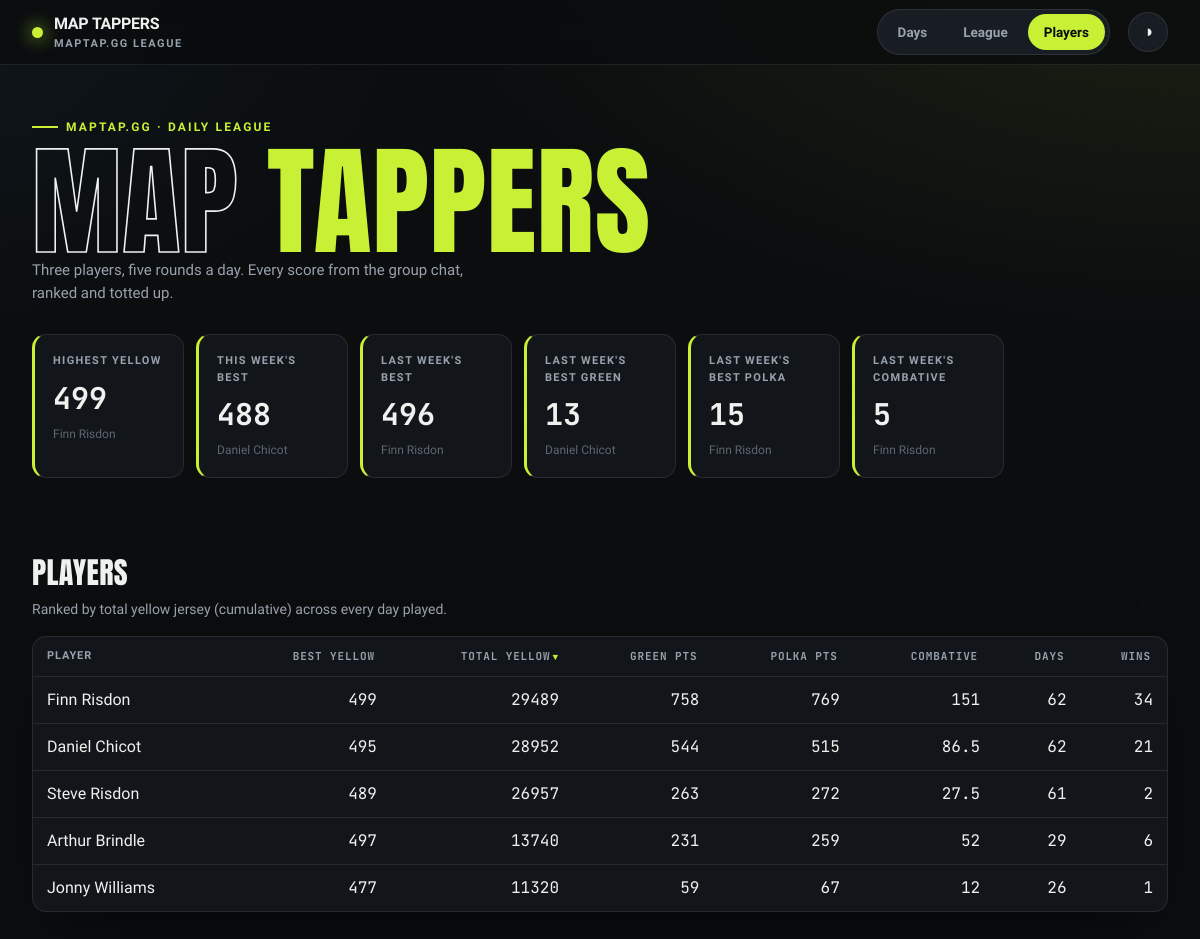
The page /players on the database its author committed.
### tables this page shows
CREATE TABLE entries (
    id INTEGER PRIMARY KEY,
    player TEXT NOT NULL,
    game_date TEXT NOT NULL,
    maptap_score INTEGER NOT NULL,
    UNIQUE (player, game_date)
);

### src/maptap/app.py (the view)
@app.get("/players", response_class=HTMLResponse)
def players(request: Request):
    with closing(_conn()) as conn:
        context = {"players": player_summary(conn), "stats": hero_stats(conn), "active": "players"}
    return templates.TemplateResponse(request, "players.html", context)

### src/maptap/templates/players.html (shortened to what this page needs)
{% extends "base.html" %}
{% block content %}
<h2 class="section-head">Players</h2>
<p class="section-sub">Ranked by total yellow jersey (cumulative) across every day played.</p>
<div class="panel table-card">
    <table data-sortable>
        <thead>
            <tr>
                <th class="txt" data-sort="text">Player</th>
                <th class="num" data-sort="number">Best Yellow</th>
                <th class="num" data-sort="number" data-sorted="desc">Total Yellow</th>
                <th class="num" data-sort="number">Green Pts</th>
                <th class="num" data-sort="number">Polka Pts</th>
                <th class="num" data-sort="number">Combative</th>
                <th class="num" data-sort="number">Days</th>
                <th class="num" data-sort="number">Wins</th>
            </tr>
        </thead>
        <tbody>
            {% for p in players %}
            <tr>
                <td class="txt">{{ p.player }}</td>
                <td class="num">{{ p.best_cumulative }}</td>
                <td class="num">{{ p.total_cumulative }}</td>
                <td class="num">{{ p.green_points }}</td>
                <td class="num">{{ p.polka_points }}</td>
                <td class="num">{{ p.combative_points }}</td>
                <td class="num">{{ p.days_played }}</td>
                <td class="num">{{ p.wins }}</td>
            </tr>
            {% endfor %}
        </tbody>
    </table>
</div>
{% endblock %}

### src/maptap/templates/base.html (shortened to what this page needs)
<!DOCTYPE html>
<html lang="en-GB" data-theme="dark">
<head>
    <link rel="stylesheet" href="/static/styles.css">
</head>
<body>
    <nav class="nav">
        <div class="wrap nav-inner">
            <div class="brand">
                <span class="dot"></span>
                <span>MAP&nbsp;TAPPERS<small>maptap.gg league</small></span>
            </div>
            <div class="tabs">
                <a class="tab {{ 'active' if active == 'days' else '' }}" href="/days">Days</a>
                <a class="tab {{ 'active' if active == 'league' else '' }}" href="/league">League</a>
                <a class="tab {{ 'active' if active == 'players' else '' }}" href="/players">Players</a>
            </div>
            <button class="theme-btn" id="themeBtn" title="Toggle theme" aria-label="Toggle theme">◑</button>
        </div>
    </nav>
    <header class="hero">
        <div class="wrap">
            <span class="hero-tag">maptap.gg · daily league</span>
            <h1><span class="out">Map</span> <span class="em">Tappers</span></h1>
            <p class="hero-sub">Three players, five rounds a day. Every score from the group chat, ranked and totted up.</p>
            <div class="stat-row">
                <div class="stat">
                    <div class="label">Highest Yellow</div>
                    <div class="value">{{ stats.highest_cumulative if stats.highest_cumulative is not none else '—' }}</div>
                    <div class="sub">{{ stats.highest_cumulative_player or '—' }}</div>
                </div>
                <div class="stat">
                    <div class="label">This Week's Best</div>
                    <div class="value">{{ stats.week_best if stats.week_best is not none else '—' }}</div>
                    <div class="sub">{{ stats.week_best_player or 'no rides yet' }}</div>
                </div>
                <div class="stat">
                    <div class="label">Last Week's Best</div>
                    <div class="value">{{ stats.last_week_best if stats.last_week_best is not none else '—' }}</div>
                    <div class="sub">{{ stats.last_week_best_player or 'no rides' }}</div>
                </div>
                <div class="stat">
                    <div class="label">Last Week's Best Green</div>
                    <div class="value">{{ stats.last_week_best_green if stats.last_week_best_green is not none else '—' }}</div>
                    <div class="sub">{{ stats.last_week_best_green_player or 'no rides' }}</div>
                </div>
                <div class="stat">
                    <div class="label">Last Week's Best Polka</div>
                    <div class="value">{{ stats.last_week_best_polka if stats.last_week_best_polka is not none else '—' }}</div>
                    <div class="sub">{{ stats.last_week_best_polka_player or 'no rides' }}</div>
                </div>
                <div class="stat">
                    <div class="label">Last Week's Combative</div>
                    <div class="value">{{ stats.last_week_combative if stats.last_week_combative is not none else '—' }}</div>
                    <div class="sub">{{ stats.last_week_combative_player or 'no rides' }}</div>
                </div>
            </div>
        </div>
    </header>
    <main class="wrap">
        {% block content %}{% endblock %}
    </main>
</body>
</html>

### rows shown on the page
entries: player "Finn Risdon"
entries: player "Daniel Chicot"
entries: player "Finn Risdon"
entries: player "Daniel Chicot"
entries: player "Finn Risdon"
entries: player "Finn Risdon"

### other values the page prints
{{ stats.week_best if stats.week_best is not none else '—' }} "488"
{{ stats.last_week_best if stats.last_week_best is not none else '—' }} "496"
{{ p.player }} "Finn Risdon" "Daniel Chicot" "Steve Risdon" "Arthur Brindle" "Jonny Williams"
{{ p.best_cumulative }} "499" "495" "489" "497" "477"
{{ p.total_cumulative }} "29489" "28952" "26957" "13740" "11320"
{{ p.green_points }} "758" "544" "263" "231" "59"
{{ p.polka_points }} "769" "515" "272" "259" "67"
{{ p.combative_points }} "151" "86.5" "27.5" "52" "12"
{{ p.days_played }} "62" "62" "61" "29" "26"
{{ p.wins }} "34" "21" "2" "6" "1"
